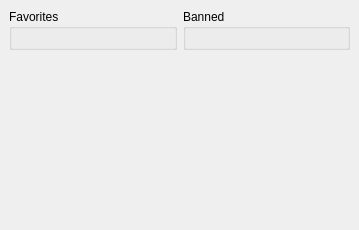
     <widget class="QWidget" name="pageFavorites" >
      <layout class="QGridLayout" >
       <property name="margin" >
        <number>9</number>
       </property>
       <property name="spacing" >
        <number>6</number>
       </property>
       <item row="0" column="0" >
        <widget class="QGroupBox" name="groupFavorites" >
         <property name="title" >
          <string>Favorites</string>
         </property>
         <layout class="QGridLayout" >
          <property name="margin" >
           <number>9</number>
          </property>
          <property name="spacing" >
           <number>6</number>
          </property>
          <item row="0" column="0" >
           <widget class="RzxListEdit" name="listFavorites" >
           </widget>
          </item>
         </layout>
        </widget>
       </item>
       <item row="0" column="1" >
        <widget class="QGroupBox" name="groupBanned" >
         <property name="title" >
          <string>Banned</string>
         </property>
         <layout class="QGridLayout" >
          <property name="margin" >
           <number>9</number>
          </property>
          <property name="spacing" >
           <number>6</number>
          </property>
          <item row="0" column="0" >
           <widget class="RzxListEdit" name="listBanned" >
           </widget>
          </item>
         </layout>
        </widget>
       </item>
       <item row="1" column="0" colspan="2" >
        <spacer>
         <property name="orientation" >
          <enum>Qt::Vertical</enum>
         </property>
         <property name="sizeHint" >
          <size>
           <width>341</width>
           <height>171</height>
          </size>
         </property>
        </spacer>
       </item>
      </layout>
     </widget>
